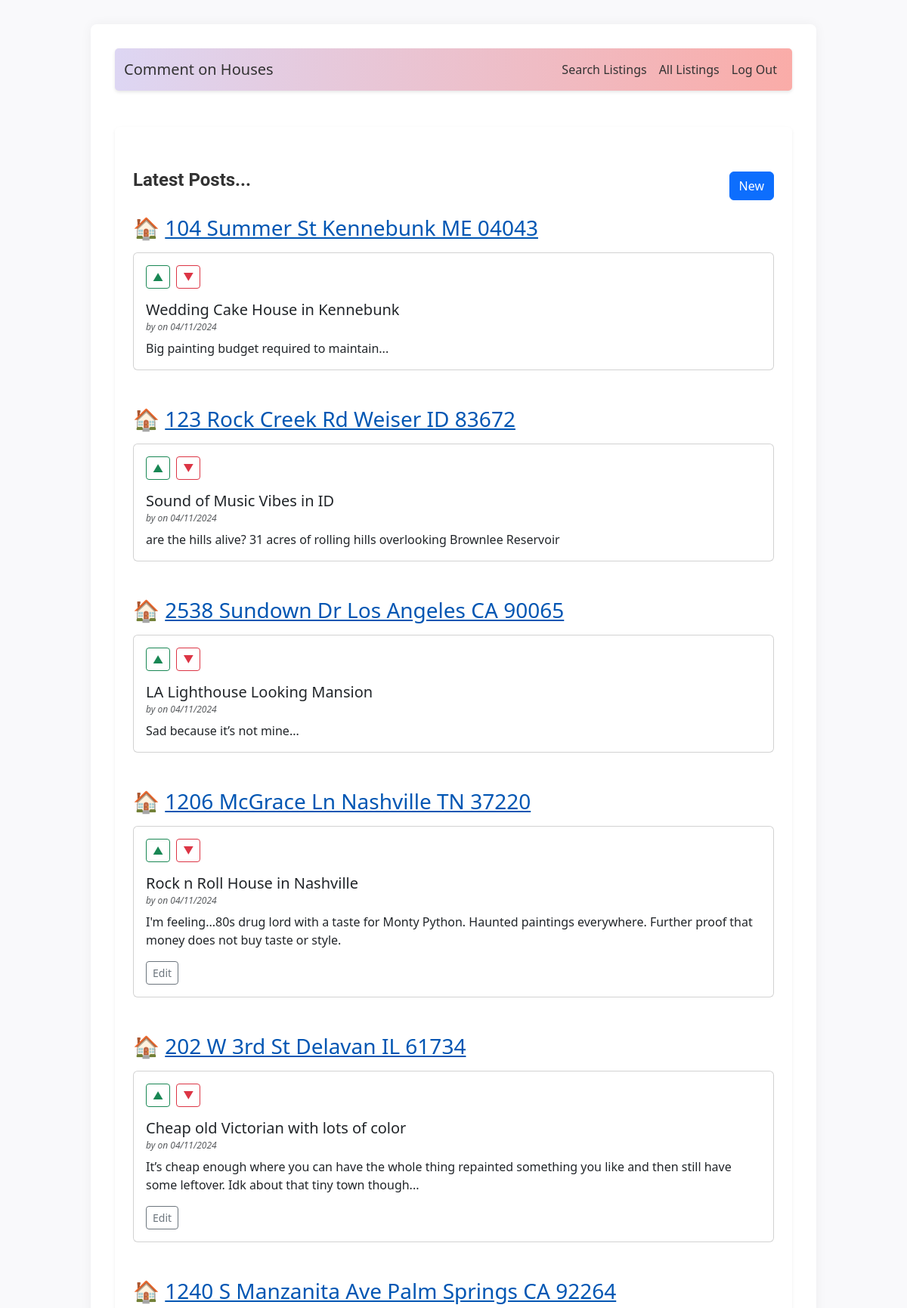
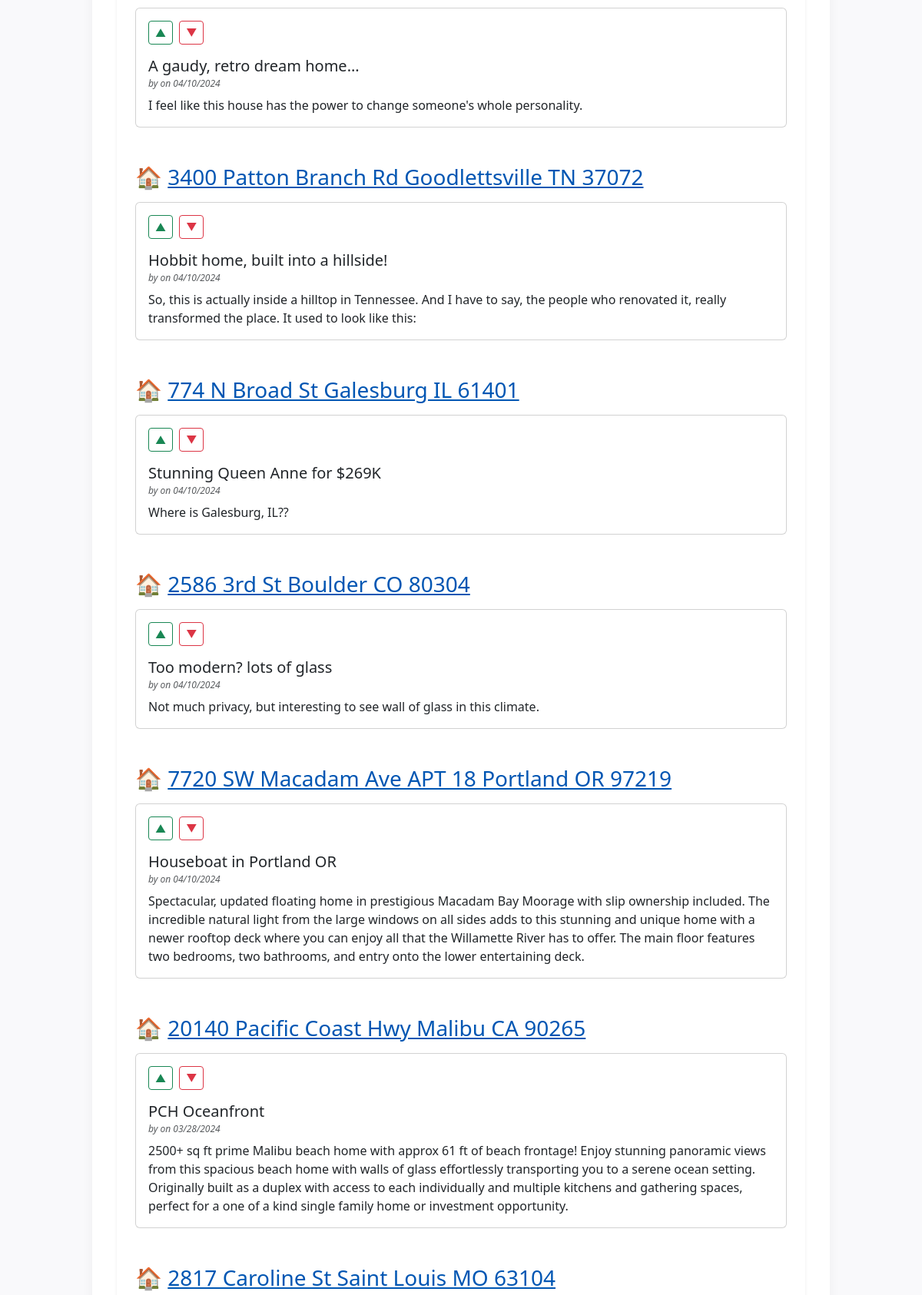
/search/results (signed in, upper part), run on the app's committed database (2 pictures, top to bottom).
### tables this page shows
CREATE TABLE post (
  id INTEGER PRIMARY KEY AUTOINCREMENT,
  author_id INTEGER NOT NULL,
  created TIMESTAMP NOT NULL DEFAULT CURRENT_TIMESTAMP,
  title TEXT NOT NULL,
  body TEXT NOT NULL,
  listing TEXT,
  state TEXT,
  FOREIGN KEY (author_id) REFERENCES user (id)
);

### flaskr/blog.py (the view, shortened to what this page needs)
@bp.route('/search/results', methods=['GET'])
def search_results():
    search_type = request.args.get('search_type')
    db = get_db()
    if search_type == 'state':
        state = request.args.get('state')
        query = 'SELECT * FROM post WHERE state = ? ORDER BY created DESC'
        params = (state,)
    else:
        query = 'SELECT * FROM post ORDER BY created DESC'
        params = ()
    posts = [dict(row) for row in db.execute(query, params).fetchall()]
    for post in posts:
        if post['listing']:
            parsed_address, state = parse_address_from_listing(post['listing'])
            post['parsed_address'] = parsed_address
            post['state'] = state
    grouped_posts = {k: list(v) for k, v in groupby(posts, key=itemgetter('parsed_address'))}
    return render_template('blog/index.html', grouped_posts=grouped_posts)

### flaskr/auth.py (called while the page is built)
@bp.before_app_request
def load_logged_in_user():
    user_id = session.get('user_id')
    if user_id is None:
        g.user = None
    else:
        g.user = get_db().execute(
            'SELECT * FROM user WHERE id = ?', (user_id,)
        ).fetchone()

### flaskr/blog.py (called while the page is built)
def parse_address_from_listing(listing_url):
    house_emoji = '\U0001F3E0'
    parts = listing_url.split('/')
    address_part = parts[4]
    address = address_part.replace('-', ' ')
    state = address[-8:-6]
    formatted_address = f"{house_emoji} <a href='{listing_url}' target='_blank'>{address}</a>"
    return formatted_address, state

### flaskr/db.py (called while the page is built)
def get_db():
    if 'db' not in g:
        g.db = sqlite3.connect(
            current_app.config['DATABASE'],
            detect_types=sqlite3.PARSE_DECLTYPES
        )
        g.db.row_factory = sqlite3.Row
    return g.db

### flaskr/templates/blog/index.html (shortened to what this page needs)
{% extends 'base.html' %}
{% block header %}
<div class="container mt-4">
  <div class="d-flex justify-content-between align-items-center">
    <h1 class="fw-bold">{% block title %}Latest Posts...{% endblock %}</h1>
    {% if g.user %}
      <a class="btn btn-primary" href="{{ url_for('blog.create') }}">New</a>
    {% endif %}
  </div>
</div>
{% endblock %}
{% block content %}
<div class="container mt-3">
  {% for listing, posts in grouped_posts.items() %}
    <section class="mb-5">
      <h2 class="mb-3">{{ posts[0].parsed_address|safe }}</h2>
      {% for post in posts %}
        <div class="card mb-3">
          <div class="card-body">
            <div class="d-flex align-items-center mb-3">
              <form action="{{ url_for('blog.vote') }}" method="post" class="me-2">
                <button type="submit" name="vote_type" value="1" class="btn btn-outline-success btn-sm">&#x25B2; </button>
              </form>
              <form action="{{ url_for('blog.vote') }}" method="post" class="me-2">
                <button type="submit" name="vote_type" value="-1" class="btn btn-outline-danger btn-sm">&#x25BC; </button>
              </form>
            </div>
            <h3 class="card-title smaller-size">{{ post['title'] }}</h3>
            <h6 class="card-subtitle mb-2 text-muted h6-reduce">
              <em>by {{ post['username'] }} on {{ post['created'].strftime('%m/%d/%Y') }}</em>
            </h6>
            <p class="card-text">{{ post['body'] }}</p>
            {% if g.user['id'] == post['author_id'] %}
              <a class="btn btn-outline-secondary btn-sm" href="{{ url_for('blog.update', id=post['id']) }}">Edit</a>
            {% endif %}
          </div>
        </div>
      {% endfor %}
    </section>
  {% endfor %}
</div>
{% endblock %}

### flaskr/static/style.css (style rules this page uses)
html { font-family: "Roboto", sans-serif; background: #f9f9fb; color: #424242; line-height: 1.6; }
body { max-width: 80vw; margin: 2rem auto; background: #fff; padding: 2rem; box-shadow: 0 0 15px rgba(0, 0, 0, 0.05); border-radius: 8px; }
h1 { font-family: 'Roboto'; color: #333; font-size: 1.5rem; margin: 1rem 0; margin-top: 0; align-self: center; font-weight: bold; }
h2 { font: 'Roboto'; font-size: 1.75rem; }
.smaller-size { font-size: 1.25rem; }
.h6-reduce { font-size: .75rem; }
a { color: #0056b3; text-decoration: underline; }

### data on the page
post: title "Wedding Cake House in Kennebunk", created "04/11/2024", body "Big painting budget required to maintain..."
post: title "Sound of Music Vibes in ID", created "04/11/2024", body "are the hills alive? 31 acres of rolling hills overlooking Brownlee Reservoir"
post: title "LA Lighthouse Looking Mansion", created "04/11/2024", body "Sad because it’s not mine..."
post: title "Rock n Roll House in Nashville", created "04/11/2024", body "I'm feeling...80s drug lord with a taste for Monty Python. Haunted paintings everywhere. Further proof that money does not buy taste or style."
post: title "Cheap old Victorian with lots of color", created "04/11/2024", body "It’s cheap enough where you can have the whole thing repainted something you like and then still have some leftover. Idk about that tiny town though..."
post: title "A gaudy, retro dream home...", created "04/10/2024", body "I feel like this house has the power to change someone's whole personality."
post: title "Hobbit home, built into a hillside!", created "04/10/2024", body "So, this is actually inside a hilltop in Tennessee. And I have to say, the people who renovated it, really transformed the place. It used to look like this:"
post: title "Stunning Queen Anne for $269K", created "04/10/2024", body "Where is Galesburg, IL??"
post: title "Too modern? lots of glass", created "04/10/2024", body "Not much privacy, but interesting to see wall of glass in this climate."
post: title "Houseboat in Portland OR", created "04/10/2024", body "Spectacular, updated floating home in prestigious Macadam Bay Moorage with slip ownership included. The incredible natural light from the large windows on all sides adds to this stunning and unique home with a newer rooftop deck where you can enjoy all that the Willamette River has to offer. The main floor features two bedrooms, two bathrooms, and entry onto the lower entertaining deck."
post: title "PCH Oceanfront", created "03/28/2024", body "2500+ sq ft prime Malibu beach home with approx 61 ft of beach frontage! Enjoy stunning panoramic views from this spacious beach home with walls of glass effortlessly transporting you to a serene ocean setting. Originally built as a duplex with access to each individually and multiple kitchens and gathering spaces, perfect for a one of a kind single family home or investment opportunity."

### other printed values
{{ posts[0].parsed_address|safe }} "🏠 104 Summer St Kennebunk ME 04043" "🏠 123 Rock Creek Rd Weiser ID 83672" "🏠 2538 Sundown Dr Los Angeles CA 90065" "🏠 1206 McGrace Ln Nashville TN 37220" "🏠 202 W 3rd St Delavan IL 61734" "🏠 1240 S Manzanita Ave Palm Springs CA 92264" "🏠 3400 Patton Branch Rd Goodlettsville TN 37072" "🏠 774 N Broad St Galesburg IL 61401" "🏠 2586 3rd St Boulder CO 80304" "🏠 7720 SW Macadam Ave APT 18 Portland OR 97219" "🏠 20140 Pacific Coast Hwy Malibu CA 90265" "🏠 2817 Caroline St Saint Louis MO 63104"
